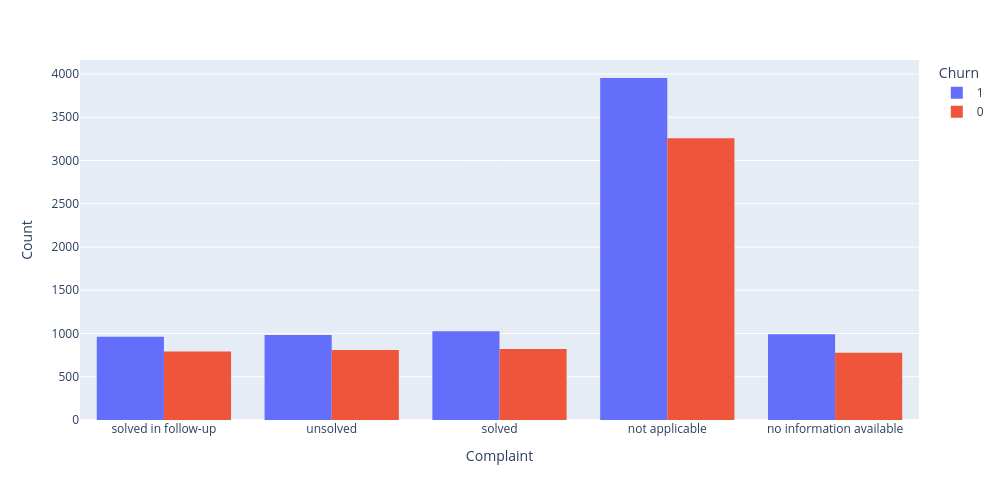

The notebook cell saved with this chart:
### Markdown cell above
## Question 2:
### Do Customers With Complaints Churn More?

### Code cell
fig = px.histogram(
    df, 
    x='complaint', 
    color='churn', 
    barmode='group',
    width=1000,  
    height=500  
)


fig.update_layout(
    xaxis=dict(
        tickangle=0,  
        title='Complaint'
    ),
    yaxis_title='Count',
    legend_title='Churn'
)

fig.show()

### Figure 1 — Plotly figure (JSON) as saved in the notebook; plotly's stock layout.template omitted (floating-point values rounded to 4 significant figures; data arrays with more than 128 entries replaced by an {"elided": "..."} marker saying what was removed)
{"data": [{"alignmentgroup": "True", "bingroup": "x", "hovertemplate": "churn=1<br>complaint=%{x}<br>count=%{y}<extra></extra>", "legendgroup": "1", "marker": {"color": "#636efa", "pattern": {"shape": ""}}, "name": "1", "offsetgroup": "1", "orientation": "v", "showlegend": true, "type": "histogram", "x": {"elided": "7915 str values"}, "xaxis": "x", "yaxis": "y"}, {"alignmentgroup": "True", "bingroup": "x", "hovertemplate": "churn=0<br>complaint=%{x}<br>count=%{y}<extra></extra>", "legendgroup": "0", "marker": {"color": "#EF553B", "pattern": {"shape": ""}}, "name": "0", "offsetgroup": "0", "orientation": "v", "showlegend": true, "type": "histogram", "x": {"elided": "6457 str values"}, "xaxis": "x", "yaxis": "y"}], "layout": {"barmode": "group", "height": 500, "legend": {"title": {"text": "Churn"}, "tracegroupgap": 0}, "margin": {"t": 60}, "width": 1000, "xaxis": {"anchor": "y", "domain": [0, 1], "tickangle": 0, "title": {"text": "Complaint"}}, "yaxis": {"anchor": "x", "domain": [0, 1], "title": {"text": "Count"}}}}
